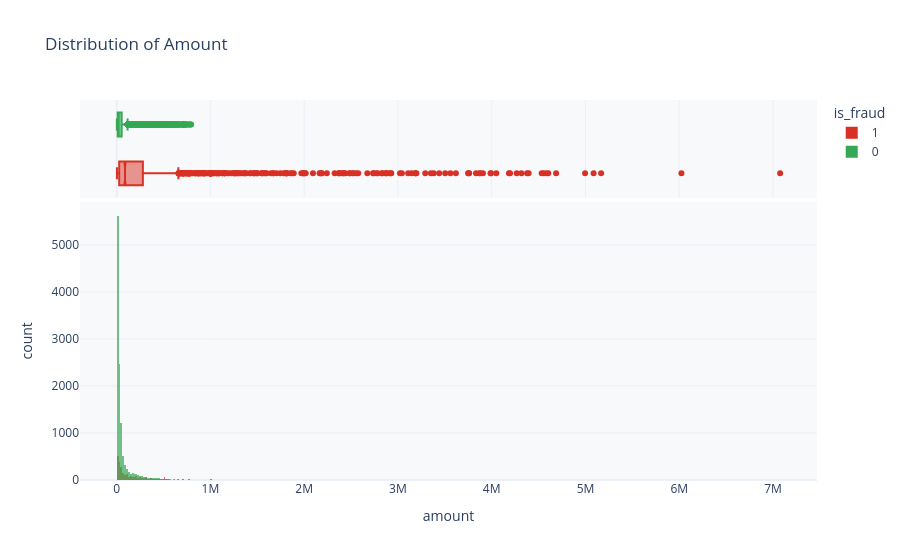
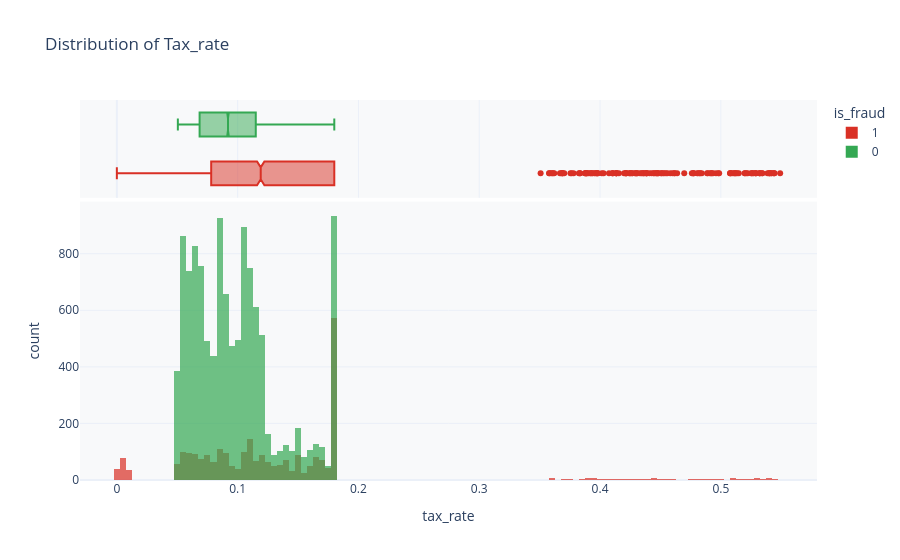
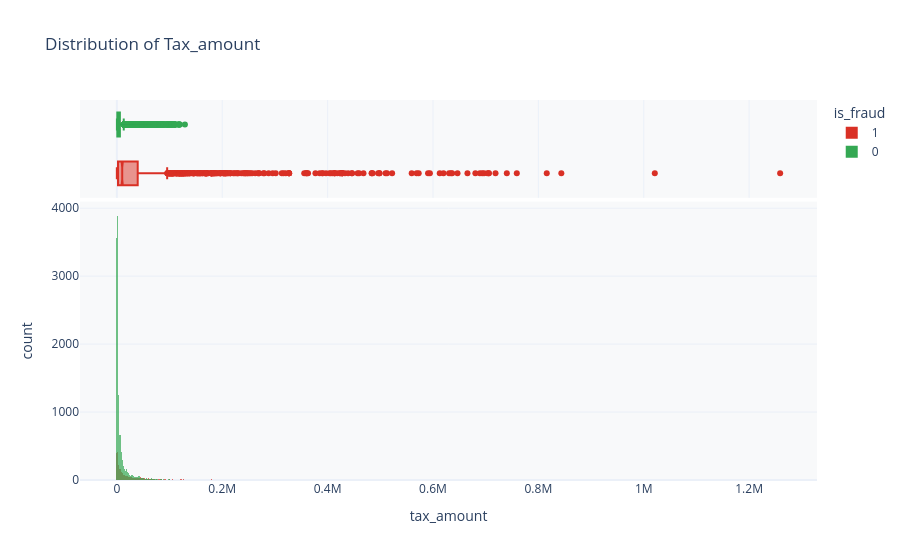
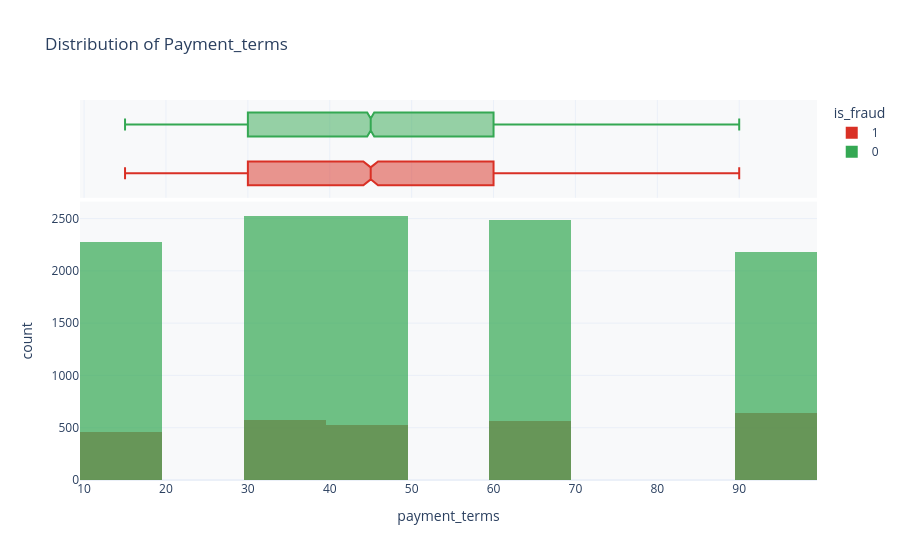

Notebook cell for these charts, in order:
### Code cell
# ==========================================
# 4. NUMERICAL FEATURE ANALYSIS
# ==========================================
print_section_header("4. Numerical Feature Analysis")

num_cols = ['amount', 'tax_rate', 'tax_amount', 'payment_terms']

for col in num_cols:
    # 1. Distribution & Boxplot
    plot_distribution(df, col, col.capitalize())
    
    # 2. Stats
    skewness = df[col].skew()
    kurtosis = df[col].kurtosis()
    iqr_out, z_out = get_outliers(df, col)
    
    print(f"--- {col.upper()} STATS ---")
    print(f"Skewness: {skewness:.2f} | Kurtosis: {kurtosis:.2f}")
    print(f"IQR Outliers: {iqr_out} ({iqr_out/len(df):.1%}) | Z-score Outliers: {z_out} ({z_out/len(df):.1%})\n")

print("Interpretation: High skewness in 'amount' suggests log-transformation might be useful, though XGBoost is scale-invariant. Large outlier overlap between genuine/fraud requires deeper multivariate checks.")

### Figure 1 — Plotly figure (JSON) as saved in the notebook; plotly's stock layout.template omitted (floating-point values rounded to 4 significant figures; data arrays with more than 128 entries replaced by an {"elided": "..."} marker saying what was removed)
{"data": [{"bingroup": "x", "hovertemplate": "is_fraud=1<br>amount=%{x}<br>count=%{y}<extra></extra>", "legendgroup": "1", "marker": {"color": "#D93025", "opacity": 0.7, "pattern": {"shape": ""}}, "name": "1", "orientation": "v", "showlegend": true, "type": "histogram", "x": {"elided": "2760 float values"}, "xaxis": "x", "yaxis": "y"}, {"hovertemplate": "is_fraud=1<br>amount=%{x}<extra></extra>", "legendgroup": "1", "marker": {"color": "#D93025"}, "name": "1", "notched": true, "showlegend": false, "type": "box", "x": {"elided": "2760 float values"}, "xaxis": "x2", "yaxis": "y2"}, {"bingroup": "x", "hovertemplate": "is_fraud=0<br>amount=%{x}<br>count=%{y}<extra></extra>", "legendgroup": "0", "marker": {"color": "#34A853", "opacity": 0.7, "pattern": {"shape": ""}}, "name": "0", "orientation": "v", "showlegend": true, "type": "histogram", "x": {"elided": "12000 float values"}, "xaxis": "x", "yaxis": "y"}, {"hovertemplate": "is_fraud=0<br>amount=%{x}<extra></extra>", "legendgroup": "0", "marker": {"color": "#34A853"}, "name": "0", "notched": true, "showlegend": false, "type": "box", "x": {"elided": "12000 float values"}, "xaxis": "x2", "yaxis": "y2"}], "layout": {"barmode": "overlay", "legend": {"title": {"text": "is_fraud"}, "tracegroupgap": 0}, "plot_bgcolor": "#F8F9FA", "title": {"text": "Distribution of Amount"}, "xaxis": {"anchor": "y", "domain": [0, 1], "title": {"text": "amount"}}, "xaxis2": {"anchor": "y2", "domain": [0, 1], "matches": "x", "showgrid": true, "showticklabels": false}, "yaxis": {"anchor": "x", "domain": [0, 0.7326], "title": {"text": "count"}}, "yaxis2": {"anchor": "x2", "domain": [0.7426, 1], "matches": "y2", "showgrid": false, "showline": false, "showticklabels": false, "ticks": ""}}}

### Figure 2 — Plotly figure (JSON) as saved in the notebook; plotly's stock layout.template omitted (floating-point values rounded to 4 significant figures; data arrays with more than 128 entries replaced by an {"elided": "..."} marker saying what was removed)
{"data": [{"bingroup": "x", "hovertemplate": "is_fraud=1<br>tax_rate=%{x}<br>count=%{y}<extra></extra>", "legendgroup": "1", "marker": {"color": "#D93025", "opacity": 0.7, "pattern": {"shape": ""}}, "name": "1", "orientation": "v", "showlegend": true, "type": "histogram", "x": {"elided": "2760 float values"}, "xaxis": "x", "yaxis": "y"}, {"hovertemplate": "is_fraud=1<br>tax_rate=%{x}<extra></extra>", "legendgroup": "1", "marker": {"color": "#D93025"}, "name": "1", "notched": true, "showlegend": false, "type": "box", "x": {"elided": "2760 float values"}, "xaxis": "x2", "yaxis": "y2"}, {"bingroup": "x", "hovertemplate": "is_fraud=0<br>tax_rate=%{x}<br>count=%{y}<extra></extra>", "legendgroup": "0", "marker": {"color": "#34A853", "opacity": 0.7, "pattern": {"shape": ""}}, "name": "0", "orientation": "v", "showlegend": true, "type": "histogram", "x": {"elided": "12000 float values"}, "xaxis": "x", "yaxis": "y"}, {"hovertemplate": "is_fraud=0<br>tax_rate=%{x}<extra></extra>", "legendgroup": "0", "marker": {"color": "#34A853"}, "name": "0", "notched": true, "showlegend": false, "type": "box", "x": {"elided": "12000 float values"}, "xaxis": "x2", "yaxis": "y2"}], "layout": {"barmode": "overlay", "legend": {"title": {"text": "is_fraud"}, "tracegroupgap": 0}, "plot_bgcolor": "#F8F9FA", "title": {"text": "Distribution of Tax_rate"}, "xaxis": {"anchor": "y", "domain": [0, 1], "title": {"text": "tax_rate"}}, "xaxis2": {"anchor": "y2", "domain": [0, 1], "matches": "x", "showgrid": true, "showticklabels": false}, "yaxis": {"anchor": "x", "domain": [0, 0.7326], "title": {"text": "count"}}, "yaxis2": {"anchor": "x2", "domain": [0.7426, 1], "matches": "y2", "showgrid": false, "showline": false, "showticklabels": false, "ticks": ""}}}

### Figure 3 — Plotly figure (JSON) as saved in the notebook; plotly's stock layout.template omitted (floating-point values rounded to 4 significant figures; data arrays with more than 128 entries replaced by an {"elided": "..."} marker saying what was removed)
{"data": [{"bingroup": "x", "hovertemplate": "is_fraud=1<br>tax_amount=%{x}<br>count=%{y}<extra></extra>", "legendgroup": "1", "marker": {"color": "#D93025", "opacity": 0.7, "pattern": {"shape": ""}}, "name": "1", "orientation": "v", "showlegend": true, "type": "histogram", "x": {"elided": "2760 float values"}, "xaxis": "x", "yaxis": "y"}, {"hovertemplate": "is_fraud=1<br>tax_amount=%{x}<extra></extra>", "legendgroup": "1", "marker": {"color": "#D93025"}, "name": "1", "notched": true, "showlegend": false, "type": "box", "x": {"elided": "2760 float values"}, "xaxis": "x2", "yaxis": "y2"}, {"bingroup": "x", "hovertemplate": "is_fraud=0<br>tax_amount=%{x}<br>count=%{y}<extra></extra>", "legendgroup": "0", "marker": {"color": "#34A853", "opacity": 0.7, "pattern": {"shape": ""}}, "name": "0", "orientation": "v", "showlegend": true, "type": "histogram", "x": {"elided": "12000 float values"}, "xaxis": "x", "yaxis": "y"}, {"hovertemplate": "is_fraud=0<br>tax_amount=%{x}<extra></extra>", "legendgroup": "0", "marker": {"color": "#34A853"}, "name": "0", "notched": true, "showlegend": false, "type": "box", "x": {"elided": "12000 float values"}, "xaxis": "x2", "yaxis": "y2"}], "layout": {"barmode": "overlay", "legend": {"title": {"text": "is_fraud"}, "tracegroupgap": 0}, "plot_bgcolor": "#F8F9FA", "title": {"text": "Distribution of Tax_amount"}, "xaxis": {"anchor": "y", "domain": [0, 1], "title": {"text": "tax_amount"}}, "xaxis2": {"anchor": "y2", "domain": [0, 1], "matches": "x", "showgrid": true, "showticklabels": false}, "yaxis": {"anchor": "x", "domain": [0, 0.7326], "title": {"text": "count"}}, "yaxis2": {"anchor": "x2", "domain": [0.7426, 1], "matches": "y2", "showgrid": false, "showline": false, "showticklabels": false, "ticks": ""}}}

### Figure 4 — Plotly figure (JSON) as saved in the notebook; plotly's stock layout.template omitted (floating-point values rounded to 4 significant figures; data arrays with more than 128 entries replaced by an {"elided": "..."} marker saying what was removed)
{"data": [{"bingroup": "x", "hovertemplate": "is_fraud=1<br>payment_terms=%{x}<br>count=%{y}<extra></extra>", "legendgroup": "1", "marker": {"color": "#D93025", "opacity": 0.7, "pattern": {"shape": ""}}, "name": "1", "orientation": "v", "showlegend": true, "type": "histogram", "x": {"elided": "2760 int values"}, "xaxis": "x", "yaxis": "y"}, {"hovertemplate": "is_fraud=1<br>payment_terms=%{x}<extra></extra>", "legendgroup": "1", "marker": {"color": "#D93025"}, "name": "1", "notched": true, "showlegend": false, "type": "box", "x": {"elided": "2760 int values"}, "xaxis": "x2", "yaxis": "y2"}, {"bingroup": "x", "hovertemplate": "is_fraud=0<br>payment_terms=%{x}<br>count=%{y}<extra></extra>", "legendgroup": "0", "marker": {"color": "#34A853", "opacity": 0.7, "pattern": {"shape": ""}}, "name": "0", "orientation": "v", "showlegend": true, "type": "histogram", "x": {"elided": "12000 int values"}, "xaxis": "x", "yaxis": "y"}, {"hovertemplate": "is_fraud=0<br>payment_terms=%{x}<extra></extra>", "legendgroup": "0", "marker": {"color": "#34A853"}, "name": "0", "notched": true, "showlegend": false, "type": "box", "x": {"elided": "12000 int values"}, "xaxis": "x2", "yaxis": "y2"}], "layout": {"barmode": "overlay", "legend": {"title": {"text": "is_fraud"}, "tracegroupgap": 0}, "plot_bgcolor": "#F8F9FA", "title": {"text": "Distribution of Payment_terms"}, "xaxis": {"anchor": "y", "domain": [0, 1], "title": {"text": "payment_terms"}}, "xaxis2": {"anchor": "y2", "domain": [0, 1], "matches": "x", "showgrid": true, "showticklabels": false}, "yaxis": {"anchor": "x", "domain": [0, 0.7326], "title": {"text": "count"}}, "yaxis2": {"anchor": "x2", "domain": [0.7426, 1], "matches": "y2", "showgrid": false, "showline": false, "showticklabels": false, "ticks": ""}}}
